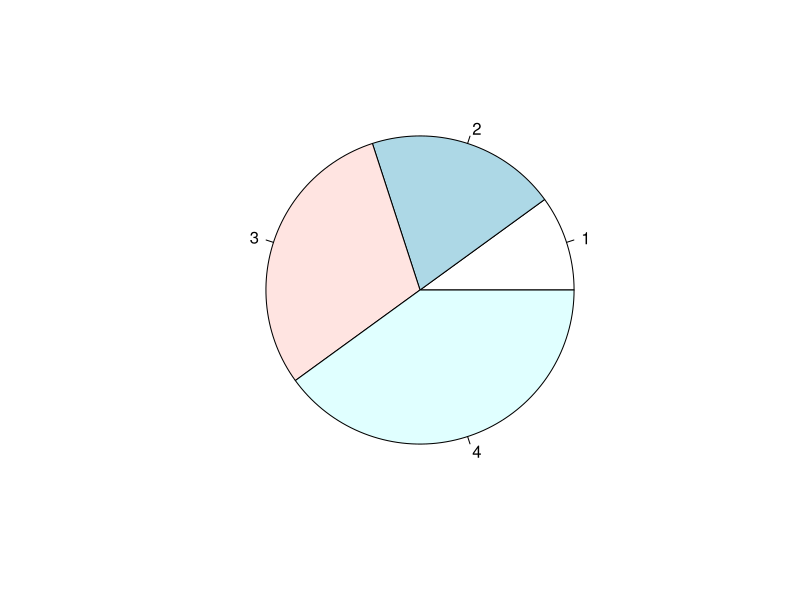
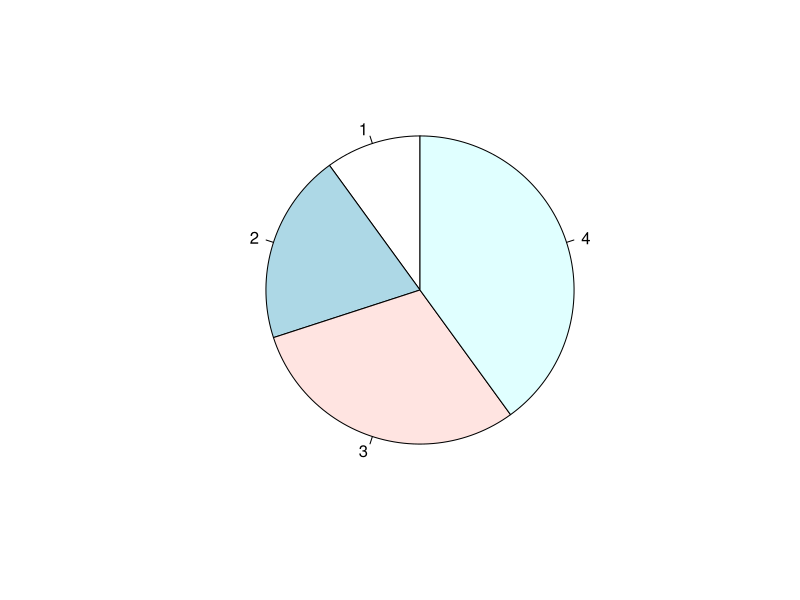
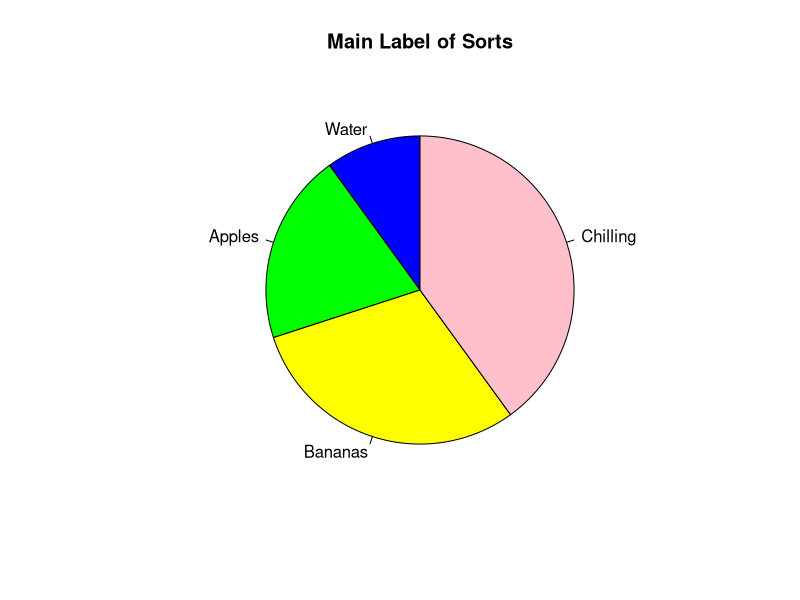
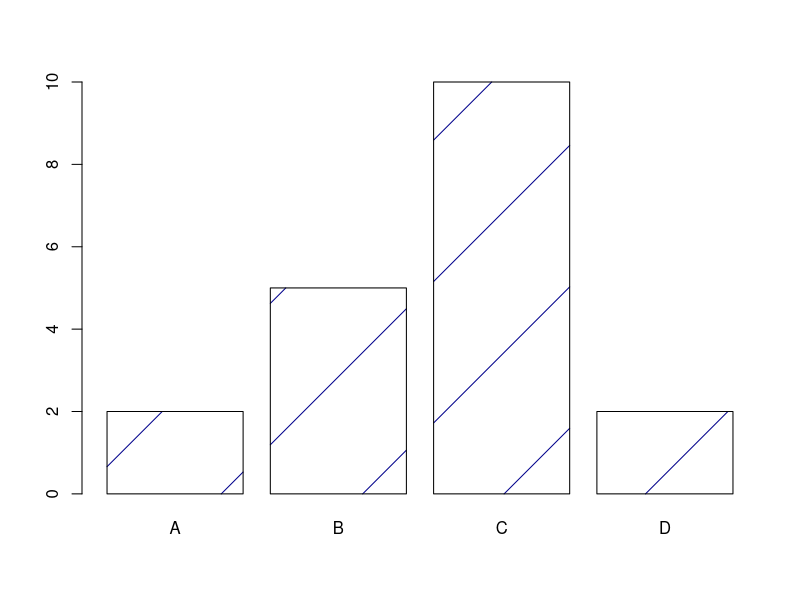
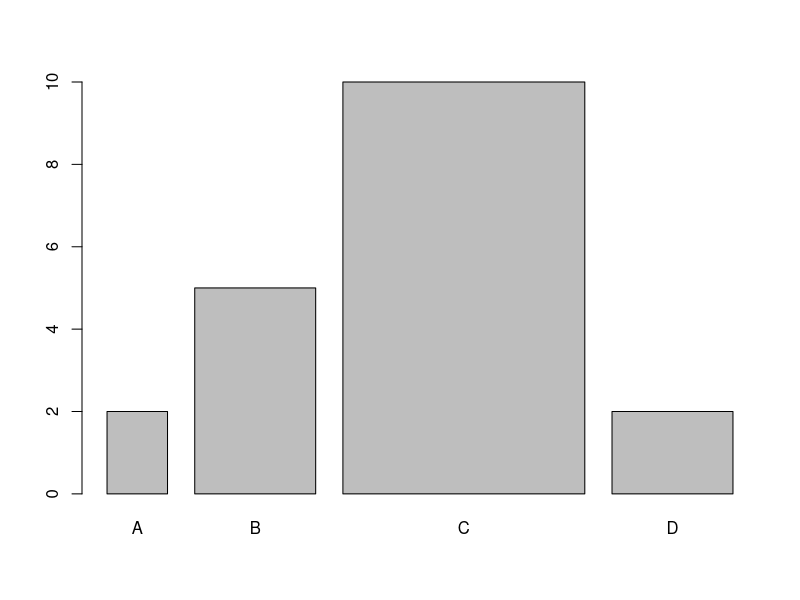

Source code (R) for these figures, in order:
# create pie charts with pie()

x <- c(10, 20, 30, 40)
pie(x)

#change startn=ing angle with init.angle
pie(x, init.angle = 90)

#labels and colours
colors <- c("Blue", "Green", "Yellow", "Pink")
my_label <- c("Water", "Apples", "Bananas", "Chilling")
pie(x, label = my_label, main = "Main Label of Sorts",
    col = colors, init.angle = 90)

#* Bar Charts
x_bar <- c("A", "B", "C", "D")
y_bar <- c(2, 5, 10, 2)

# density from 1 - 100
barplot(y_bar, names.arg = x_bar, col = "darkblue", density = 1)

# bar width and horizontal
barplot(y_bar, names.arg = x_bar, width = c(1, 2, 4, 2), horiz = FALSE)